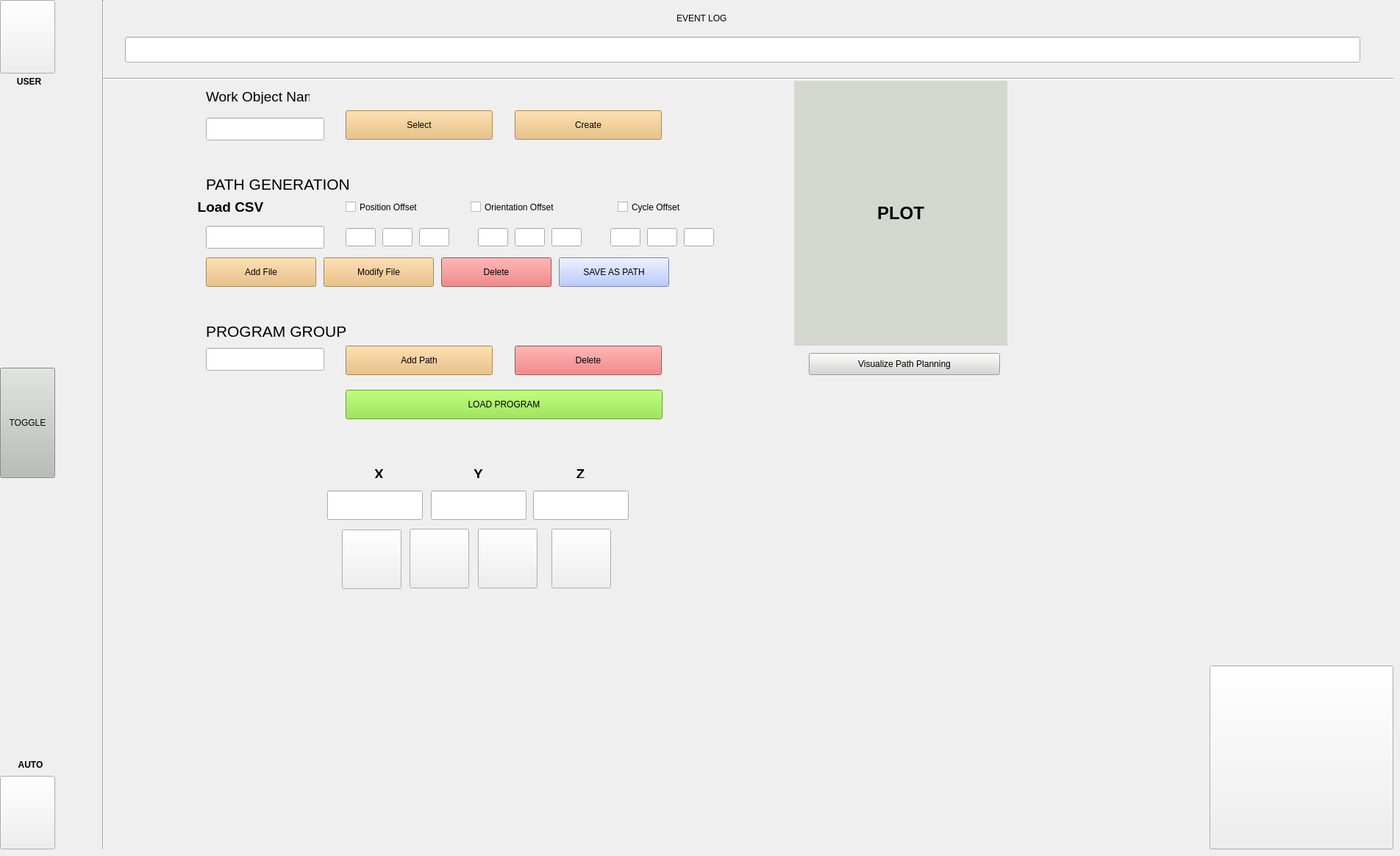
   <widget class="QWidget" name="tab_5">
    <attribute name="icon">
     <iconset>
      <normaloff>automode-fotor-bg-remover-20231208151925.png</normaloff>automode-fotor-bg-remover-20231208151925.png</iconset>
    </attribute>
    <attribute name="title">
     <string>Program Editor Auto</string>
    </attribute>
    <widget class="QPushButton" name="pushButton_15">
     <property name="geometry">
      <rect>
       <x>0</x>
       <y>1055</y>
       <width>75</width>
       <height>100</height>
      </rect>
     </property>
     <property name="text">
      <string/>
     </property>
     <property name="icon">
      <iconset>
       <normaloff>a-removebg-preview.png</normaloff>a-removebg-preview.png</iconset>
     </property>
     <property name="iconSize">
      <size>
       <width>100</width>
       <height>90</height>
      </size>
     </property>
    </widget>
    <widget class="QLabel" name="label_9">
     <property name="geometry">
      <rect>
       <x>6</x>
       <y>101</y>
       <width>67</width>
       <height>21</height>
      </rect>
     </property>
     <property name="styleSheet">
      <string notr="true">font: 75 14pt &quot;Ubuntu Condensed&quot;;</string>
     </property>
     <property name="text">
      <string>&lt;html&gt;&lt;head/&gt;&lt;body&gt;&lt;p align=&quot;center&quot;&gt;&lt;span style=&quot; font-weight:600;&quot;&gt;USER&lt;/span&gt;&lt;/p&gt;&lt;/body&gt;&lt;/html&gt;</string>
     </property>
    </widget>
    <widget class="QPushButton" name="pushButton_16">
     <property name="geometry">
      <rect>
       <x>0</x>
       <y>0</y>
       <width>75</width>
       <height>100</height>
      </rect>
     </property>
     <property name="text">
      <string/>
     </property>
     <property name="icon">
      <iconset>
       <normaloff>U.png</normaloff>U.png</iconset>
     </property>
     <property name="iconSize">
      <size>
       <width>100</width>
       <height>90</height>
      </size>
     </property>
    </widget>
    <widget class="QPushButton" name="pushButton_17">
     <property name="geometry">
      <rect>
       <x>1645</x>
       <y>905</y>
       <width>250</width>
       <height>250</height>
      </rect>
     </property>
     <property name="text">
      <string/>
     </property>
     <property name="icon">
      <iconset>
       <normaloff>1.png</normaloff>1.png</iconset>
     </property>
     <property name="iconSize">
      <size>
       <width>500</width>
       <height>240</height>
      </size>
     </property>
    </widget>
    <widget class="QLabel" name="label_10">
     <property name="geometry">
      <rect>
       <x>8</x>
       <y>1030</y>
       <width>67</width>
       <height>20</height>
      </rect>
     </property>
     <property name="styleSheet">
      <string notr="true">font: 75 14pt &quot;Ubuntu Condensed&quot;;</string>
     </property>
     <property name="text">
      <string>&lt;html&gt;&lt;head/&gt;&lt;body&gt;&lt;p align=&quot;center&quot;&gt;&lt;span style=&quot; font-weight:600;&quot;&gt;AUTO&lt;/span&gt;&lt;/p&gt;&lt;/body&gt;&lt;/html&gt;</string>
     </property>
    </widget>
    <widget class="QPushButton" name="delete_3">
     <property name="geometry">
      <rect>
       <x>600</x>
       <y>350</y>
       <width>150</width>
       <height>40</height>
      </rect>
     </property>
     <property name="styleSheet">
      <string notr="true">background-color: rgb(233, 101, 101);
font: 75 14pt &quot;Ubuntu Condensed&quot;</string>
     </property>
     <property name="text">
      <string>Delete</string>
     </property>
    </widget>
    <widget class="QPushButton" name="delete_4">
     <property name="geometry">
      <rect>
       <x>700</x>
       <y>470</y>
       <width>200</width>
       <height>40</height>
      </rect>
     </property>
     <property name="styleSheet">
      <string notr="true">background-color: rgb(233, 101, 101);
font: 75 14pt &quot;Ubuntu Condensed&quot;</string>
     </property>
     <property name="text">
      <string>Delete</string>
     </property>
    </widget>
    <widget class="QCheckBox" name="checkBox_13">
     <property name="geometry">
      <rect>
       <x>640</x>
       <y>270</y>
       <width>191</width>
       <height>23</height>
      </rect>
     </property>
     <property name="styleSheet">
      <string notr="true">font: 75 bold 16pt &quot;Ubuntu Condensed&quot;;</string>
     </property>
     <property name="text">
      <string>Orientation Offset</string>
     </property>
    </widget>
    <widget class="QPushButton" name="load_prog">
     <property name="geometry">
      <rect>
       <x>470</x>
       <y>530</y>
       <width>431</width>
       <height>40</height>
      </rect>
     </property>
     <property name="styleSheet">
      <string notr="true">font: 75 bold 14pt &quot;Ubuntu Condensed&quot;;
background-color: rgb(138, 226, 52);</string>
     </property>
     <property name="text">
      <string>LOAD PROGRAM</string>
     </property>
    </widget>
    <widget class="QPushButton" name="save_path">
     <property name="geometry">
      <rect>
       <x>760</x>
       <y>350</y>
       <width>150</width>
       <height>40</height>
      </rect>
     </property>
     <property name="styleSheet">
      <string notr="true">font: 75 bold 14pt &quot;Ubuntu Condensed&quot;;background-color: rgb(166, 186, 252);
</string>
     </property>
     <property name="text">
      <string>SAVE AS PATH</string>
     </property>
    </widget>
    <widget class="QLineEdit" name="lineEdit_17">
     <property name="geometry">
      <rect>
       <x>880</x>
       <y>310</y>
       <width>41</width>
       <height>25</height>
      </rect>
     </property>
     <property name="styleSheet">
      <string notr="true">border-color: rgb(254, 3, 3);
font: 75 30pt &quot;Ubuntu Condensed&quot;;</string>
     </property>
    </widget>
    <widget class="QPushButton" name="prev_2">
     <property name="geometry">
      <rect>
       <x>465</x>
       <y>720</y>
       <width>81</width>
       <height>81</height>
      </rect>
     </property>
     <property name="styleSheet">
      <string notr="true">border-image: url(:/newPrefix/previous.png);</string>
     </property>
     <property name="text">
      <string/>
     </property>
     <property name="icon">
      <iconset>
       <normaloff>../../UI_NEW(1)/UI_NEW/previous.png</normaloff>../../UI_NEW(1)/UI_NEW/previous.png</iconset>
     </property>
     <property name="iconSize">
      <size>
       <width>75</width>
       <height>100</height>
      </size>
     </property>
    </widget>
    <widget class="QLineEdit" name="lineEdit_13">
     <property name="geometry">
      <rect>
       <x>280</x>
       <y>160</y>
       <width>161</width>
       <height>31</height>
      </rect>
     </property>
    </widget>
    <widget class="QLineEdit" name="lineEdit_2">
     <property name="geometry">
      <rect>
       <x>470</x>
       <y>310</y>
       <width>41</width>
       <height>25</height>
      </rect>
     </property>
     <property name="styleSheet">
      <string notr="true">border-color: rgb(254, 3, 3);
font: 75 30pt &quot;Ubuntu Condensed&quot;;</string>
     </property>
    </widget>
    <widget class="QLineEdit" name="lineEdit_6">
     <property name="geometry">
      <rect>
       <x>700</x>
       <y>310</y>
       <width>41</width>
       <height>25</height>
      </rect>
     </property>
     <property name="styleSheet">
      <string notr="true">border-color: rgb(254, 3, 3);
font: 75 30pt &quot;Ubuntu Condensed&quot;;</string>
     </property>
    </widget>
    <widget class="QLineEdit" name="lineEdit_4">
     <property name="geometry">
      <rect>
       <x>520</x>
       <y>310</y>
       <width>41</width>
       <height>25</height>
      </rect>
     </property>
     <property name="styleSheet">
      <string notr="true">border-color: rgb(254, 3, 3);
font: 75 30pt &quot;Ubuntu Condensed&quot;;</string>
     </property>
    </widget>
    <widget class="QPushButton" name="pushButton_29">
     <property name="geometry">
      <rect>
       <x>1100</x>
       <y>480</y>
       <width>260</width>
       <height>30</height>
      </rect>
     </property>
     <property name="styleSheet">
      <string notr="true">background-color: rgb(211, 215, 207);
font: 75 14pt &quot;Ubuntu Condensed&quot;</string>
     </property>
     <property name="text">
      <string>Visualize Path Planning</string>
     </property>
    </widget>
    <widget class="QPushButton" name="play_2">
     <property name="geometry">
      <rect>
       <x>557</x>
       <y>719</y>
       <width>81</width>
       <height>81</height>
      </rect>
     </property>
     <property name="styleSheet">
      <string notr="true">border-image: url(:/newPrefix/playpause.png);</string>
     </property>
     <property name="text">
      <string/>
     </property>
     <property name="icon">
      <iconset>
       <normaloff>../../UI_NEW(1)/UI_NEW/play.png</normaloff>../../UI_NEW(1)/UI_NEW/play.png</iconset>
     </property>
     <property name="iconSize">
      <size>
       <width>75</width>
       <height>100</height>
      </size>
     </property>
    </widget>
    <widget class="QPushButton" name="create">
     <property name="geometry">
      <rect>
       <x>700</x>
       <y>150</y>
       <width>200</width>
       <height>40</height>
      </rect>
     </property>
     <property name="styleSheet">
      <string notr="true">background-color: rgb(233, 185, 110);
font: 75 14pt &quot;Ubuntu Condensed&quot;</string>
     </property>
     <property name="text">
      <string>Create</string>
     </property>
    </widget>
    <widget class="QLineEdit" name="lineEdit_7">
     <property name="geometry">
      <rect>
       <x>750</x>
       <y>310</y>
       <width>41</width>
       <height>25</height>
      </rect>
     </property>
     <property name="styleSheet">
      <string notr="true">border-color: rgb(254, 3, 3);
font: 75 30pt &quot;Ubuntu Condensed&quot;;</string>
     </property>
    </widget>
    <widget class="QPushButton" name="add_2">
     <property name="geometry">
      <rect>
       <x>280</x>
       <y>350</y>
       <width>150</width>
       <height>40</height>
      </rect>
     </property>
     <property name="styleSheet">
      <string notr="true">background-color: rgb(233, 185, 110);
font: 75 14pt &quot;Ubuntu Condensed&quot;</string>
     </property>
     <property name="text">
      <string>Add File</string>
     </property>
    </widget>
    <widget class="QLineEdit" name="lineEdit_5">
     <property name="geometry">
      <rect>
       <x>650</x>
       <y>310</y>
       <width>41</width>
       <height>25</height>
      </rect>
     </property>
     <property name="styleSheet">
      <string notr="true">border-color: rgb(254, 3, 3);
font: 75 30pt &quot;Ubuntu Condensed&quot;;</string>
     </property>
     <property name="text">
      <string/>
     </property>
    </widget>
    <widget class="QLineEdit" name="xvalue_lineEdit_3">
     <property name="geometry">
      <rect>
       <x>445</x>
       <y>667</y>
       <width>130</width>
       <height>40</height>
      </rect>
     </property>
     <property name="styleSheet">
      <string notr="true">border-color: rgb(254, 3, 3);
font: 75 30pt &quot;Ubuntu Condensed&quot;;

</string>
     </property>
     <property name="text">
      <string/>
     </property>
    </widget>
    <widget class="QPushButton" name="select">
     <property name="geometry">
      <rect>
       <x>470</x>
       <y>150</y>
       <width>200</width>
       <height>40</height>
      </rect>
     </property>
     <property name="styleSheet">
      <string notr="true">background-color: rgb(233, 185, 110);
font: 75 14pt &quot;Ubuntu Condensed&quot;</string>
     </property>
     <property name="text">
      <string>Select</string>
     </property>
    </widget>
    <widget class="QPushButton" name="modify_2">
     <property name="geometry">
      <rect>
       <x>440</x>
       <y>350</y>
       <width>150</width>
       <height>40</height>
      </rect>
     </property>
     <property name="styleSheet">
      <string notr="true">background-color: rgb(233, 185, 110);
font: 75 14pt &quot;Ubuntu Condensed&quot;</string>
     </property>
     <property name="text">
      <string>Modify File</string>
     </property>
    </widget>
    <widget class="QLabel" name="label_34">
     <property name="geometry">
      <rect>
       <x>617</x>
       <y>633</y>
       <width>67</width>
       <height>17</height>
      </rect>
     </property>
     <property name="text">
      <string>&lt;html&gt;&lt;head/&gt;&lt;body&gt;&lt;p align=&quot;center&quot;&gt;&lt;span style=&quot; font-size:14pt; font-weight:600;&quot;&gt;Y&lt;/span&gt;&lt;/p&gt;&lt;/body&gt;&lt;/html&gt;</string>
     </property>
    </widget>
    <widget class="QLineEdit" name="yvalue_lineEdit_3">
     <property name="geometry">
      <rect>
       <x>586</x>
       <y>667</y>
       <width>130</width>
       <height>40</height>
      </rect>
     </property>
     <property name="styleSheet">
      <string notr="true">
font: 75 30pt &quot;Ubuntu Condensed&quot;;
</string>
     </property>
    </widget>
    <widget class="QLabel" name="label_35">
     <property name="geometry">
      <rect>
       <x>280</x>
       <y>230</y>
       <width>201</width>
       <height>41</height>
      </rect>
     </property>
     <property name="styleSheet">
      <string notr="true">font: 75 bold 18pt &quot;Ubuntu Condensed&quot;;</string>
     </property>
     <property name="text">
      <string>&lt;html&gt;&lt;head/&gt;&lt;body&gt;&lt;p&gt;&lt;span style=&quot; font-size:16pt;&quot;&gt;PATH GENERATION&lt;/span&gt;&lt;/p&gt;&lt;/body&gt;&lt;/html&gt;</string>
     </property>
    </widget>
    <widget class="QLineEdit" name="lineEdit_11">
     <property name="geometry">
      <rect>
       <x>280</x>
       <y>473</y>
       <width>161</width>
       <height>31</height>
      </rect>
     </property>
    </widget>
    <widget class="QLabel" name="label_36">
     <property name="geometry">
      <rect>
       <x>280</x>
       <y>430</y>
       <width>191</width>
       <height>41</height>
      </rect>
     </property>
     <property name="styleSheet">
      <string notr="true">font: 75 bold 18pt &quot;Ubuntu Condensed&quot;;</string>
     </property>
     <property name="text">
      <string>&lt;html&gt;&lt;head/&gt;&lt;body&gt;&lt;p&gt;&lt;span style=&quot; font-size:16pt;&quot;&gt;PROGRAM GROUP&lt;/span&gt;&lt;/p&gt;&lt;/body&gt;&lt;/html&gt;</string>
     </property>
    </widget>
    <widget class="QLabel" name="label_37">
     <property name="geometry">
      <rect>
       <x>756</x>
       <y>633</y>
       <width>67</width>
       <height>17</height>
      </rect>
     </property>
     <property name="text">
      <string>&lt;html&gt;&lt;head/&gt;&lt;body&gt;&lt;p align=&quot;center&quot;&gt;&lt;span style=&quot; font-size:14pt; font-weight:600;&quot;&gt;Z&lt;/span&gt;&lt;/p&gt;&lt;/body&gt;&lt;/html&gt;</string>
     </property>
    </widget>
    <widget class="QLineEdit" name="lineEdit_18">
     <property name="geometry">
      <rect>
       <x>930</x>
       <y>310</y>
       <width>41</width>
       <height>25</height>
      </rect>
     </property>
     <property name="styleSheet">
      <string notr="true">border-color: rgb(254, 3, 3);
font: 75 30pt &quot;Ubuntu Condensed&quot;;</string>
     </property>
    </widget>
    <widget class="QLineEdit" name="lineEdit_23">
     <property name="geometry">
      <rect>
       <x>830</x>
       <y>310</y>
       <width>41</width>
       <height>25</height>
      </rect>
     </property>
     <property name="styleSheet">
      <string notr="true">border-color: rgb(254, 3, 3);
font: 75 30pt &quot;Ubuntu Condensed&quot;;</string>
     </property>
     <property name="text">
      <string/>
     </property>
    </widget>
    <widget class="QPushButton" name="next_2">
     <property name="geometry">
      <rect>
       <x>750</x>
       <y>719</y>
       <width>81</width>
       <height>81</height>
      </rect>
     </property>
     <property name="styleSheet">
      <string notr="true">border-image: url(:/newPrefix/next.png);</string>
     </property>
     <property name="text">
      <string/>
     </property>
     <property name="icon">
      <iconset>
       <normaloff>../../UI_NEW(1)/UI_NEW/next.png</normaloff>../../UI_NEW(1)/UI_NEW/next.png</iconset>
     </property>
     <property name="iconSize">
      <size>
       <width>70</width>
       <height>100</height>
      </size>
     </property>
    </widget>
    <widget class="QLineEdit" name="lineEdit_3">
     <property name="geometry">
      <rect>
       <x>570</x>
       <y>310</y>
       <width>41</width>
       <height>25</height>
      </rect>
     </property>
     <property name="styleSheet">
      <string notr="true">border-color: rgb(254, 3, 3);
font: 75 30pt &quot;Ubuntu Condensed&quot;;</string>
     </property>
    </widget>
    <widget class="QLineEdit" name="zvalue_lineEdit_3">
     <property name="geometry">
      <rect>
       <x>725</x>
       <y>667</y>
       <width>130</width>
       <height>40</height>
      </rect>
     </property>
     <property name="styleSheet">
      <string notr="true">
font: 75 30pt &quot;Ubuntu Condensed&quot;;

</string>
     </property>
     <property name="text">
      <string/>
     </property>
    </widget>
    <widget class="QLabel" name="label_38">
     <property name="geometry">
      <rect>
       <x>268</x>
       <y>270</y>
       <width>91</width>
       <height>21</height>
      </rect>
     </property>
     <property name="styleSheet">
      <string notr="true">font: 75 bold 18pt &quot;Ubuntu Condensed&quot;;</string>
     </property>
     <property name="text">
      <string>&lt;html&gt;&lt;head/&gt;&lt;body&gt;&lt;p align=&quot;center&quot;&gt;&lt;span style=&quot; font-size:14pt; font-weight:600;&quot;&gt;Load CSV&lt;/span&gt;&lt;/p&gt;&lt;/body&gt;&lt;/html&gt;</string>
     </property>
    </widget>
    <widget class="QLabel" name="label_42">
     <property name="geometry">
      <rect>
       <x>1080</x>
       <y>110</y>
       <width>290</width>
       <height>360</height>
      </rect>
     </property>
     <property name="styleSheet">
      <string notr="true">background-color: rgb(211, 215, 207);
font: 75 14pt &quot;Ubuntu Condensed&quot;</string>
     </property>
     <property name="text">
      <string>&lt;html&gt;&lt;head/&gt;&lt;body&gt;&lt;p align=&quot;center&quot;&gt;&lt;span style=&quot; font-size:18pt; font-weight:600;&quot;&gt;PLOT&lt;/span&gt;&lt;/p&gt;&lt;/body&gt;&lt;/html&gt;</string>
     </property>
    </widget>
    <widget class="QCheckBox" name="checkBox_14">
     <property name="geometry">
      <rect>
       <x>840</x>
       <y>270</y>
       <width>131</width>
       <height>23</height>
      </rect>
     </property>
     <property name="styleSheet">
      <string notr="true">font: 75 bold 16pt &quot;Ubuntu Condensed&quot;;</string>
     </property>
     <property name="text">
      <string>Cycle Offset</string>
     </property>
    </widget>
    <widget class="QPushButton" name="stop_2">
     <property name="geometry">
      <rect>
       <x>650</x>
       <y>719</y>
       <width>81</width>
       <height>81</height>
      </rect>
     </property>
     <property name="styleSheet">
      <string notr="true">border-image: url(:/newPrefix/stop.png);</string>
     </property>
     <property name="text">
      <string/>
     </property>
     <property name="icon">
      <iconset>
       <normaloff>../../UI_NEW(1)/UI_NEW/stop.png</normaloff>../../UI_NEW(1)/UI_NEW/stop.png</iconset>
     </property>
     <property name="iconSize">
      <size>
       <width>75</width>
       <height>100</height>
      </size>
     </property>
    </widget>
    <widget class="QCheckBox" name="checkBox_15">
     <property name="geometry">
      <rect>
       <x>470</x>
       <y>270</y>
       <width>161</width>
       <height>23</height>
      </rect>
     </property>
     <property name="styleSheet">
      <string notr="true">font: 75 bold 16pt &quot;Ubuntu Condensed&quot;;</string>
     </property>
     <property name="text">
      <string>Position Offset</string>
     </property>
    </widget>
    <widget class="QLineEdit" name="lineEdit_14">
     <property name="geometry">
      <rect>
       <x>280</x>
       <y>307</y>
       <width>161</width>
       <height>31</height>
      </rect>
     </property>
    </widget>
    <widget class="QLabel" name="label_43">
     <property name="geometry">
      <rect>
       <x>482</x>
       <y>633</y>
       <width>67</width>
       <height>17</height>
      </rect>
     </property>
     <property name="text">
      <string>&lt;html&gt;&lt;head/&gt;&lt;body&gt;&lt;p align=&quot;center&quot;&gt;&lt;span style=&quot; font-size:14pt; font-weight:600;&quot;&gt;X&lt;/span&gt;&lt;/p&gt;&lt;/body&gt;&lt;/html&gt;</string>
     </property>
    </widget>
    <widget class="QLabel" name="label_44">
     <property name="geometry">
      <rect>
       <x>280</x>
       <y>120</y>
       <width>141</width>
       <height>21</height>
      </rect>
     </property>
     <property name="styleSheet">
      <string notr="true">font: 75 bold 18pt &quot;Ubuntu Condensed&quot;;</string>
     </property>
     <property name="text">
      <string>&lt;html&gt;&lt;head/&gt;&lt;body&gt;&lt;p align=&quot;center&quot;&gt;&lt;span style=&quot; font-size:14pt;&quot;&gt;Work Object Name&lt;/span&gt;&lt;/p&gt;&lt;/body&gt;&lt;/html&gt;</string>
     </property>
    </widget>
    <widget class="QPushButton" name="add_3">
     <property name="geometry">
      <rect>
       <x>470</x>
       <y>470</y>
       <width>200</width>
       <height>40</height>
      </rect>
     </property>
     <property name="styleSheet">
      <string notr="true">background-color: rgb(233, 185, 110);
font: 75 14pt &quot;Ubuntu Condensed&quot;</string>
     </property>
     <property name="text">
      <string>Add Path</string>
     </property>
    </widget>
    <widget class="Line" name="line_12">
     <property name="geometry">
      <rect>
       <x>130</x>
       <y>0</y>
       <width>20</width>
       <height>1155</height>
      </rect>
     </property>
     <property name="orientation">
      <enum>Qt::Vertical</enum>
     </property>
    </widget>
    <widget class="Line" name="line_13">
     <property name="geometry">
      <rect>
       <x>140</x>
       <y>100</y>
       <width>1755</width>
       <height>15</height>
      </rect>
     </property>
     <property name="orientation">
      <enum>Qt::Horizontal</enum>
     </property>
    </widget>
    <widget class="QLineEdit" name="lineEdit_40">
     <property name="geometry">
      <rect>
       <x>170</x>
       <y>50</y>
       <width>1680</width>
       <height>35</height>
      </rect>
     </property>
    </widget>
    <widget class="QPushButton" name="enable_auto">
     <property name="geometry">
      <rect>
       <x>0</x>
       <y>500</y>
       <width>75</width>
       <height>150</height>
      </rect>
     </property>
     <property name="styleSheet">
      <string notr="true">background-color: rgb(186, 189, 182);
font: 75 bold 14pt &quot;Ubuntu Condensed&quot;;
color: rgb(3, 3, 5);</string>
     </property>
     <property name="text">
      <string>TOGGLE</string>
     </property>
    </widget>
    <widget class="QLabel" name="label_51">
     <property name="geometry">
      <rect>
       <x>920</x>
       <y>10</y>
       <width>140</width>
       <height>30</height>
      </rect>
     </property>
     <property name="styleSheet">
      <string notr="true">font: 75 Bold 24pt &quot;Ubuntu Condensed&quot;;</string>
     </property>
     <property name="text">
      <string>EVENT LOG</string>
     </property>
    </widget>
   </widget>
